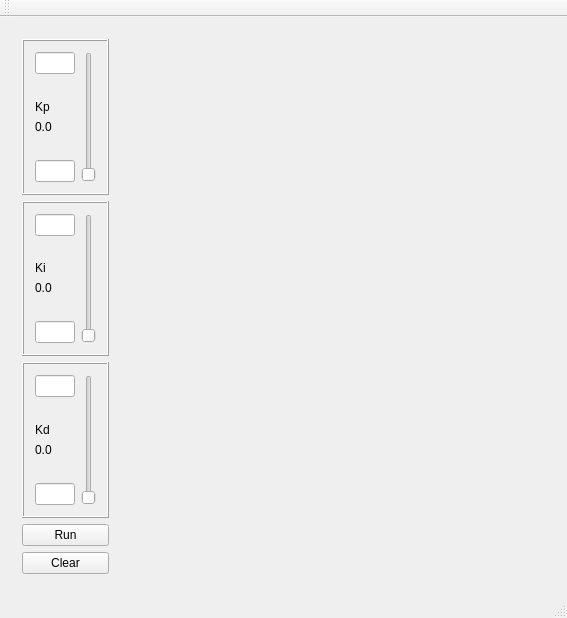
<?xml version="1.0" encoding="UTF-8"?>
<ui version="4.0">
 <class>MainWindow</class>
 <widget class="QMainWindow" name="MainWindow">
  <property name="geometry">
   <rect>
    <x>0</x>
    <y>0</y>
    <width>567</width>
    <height>618</height>
   </rect>
  </property>
  <property name="windowTitle">
   <string>MainWindow</string>
  </property>
  <widget class="QWidget" name="centralWidget">
   <layout class="QGridLayout" name="gridLayout">
    <item row="0" column="0">
     <widget class="QWidget" name="widget" native="true">
      <property name="sizePolicy">
       <sizepolicy hsizetype="Minimum" vsizetype="Expanding">
        <horstretch>0</horstretch>
        <verstretch>0</verstretch>
       </sizepolicy>
      </property>
      <layout class="QVBoxLayout" name="verticalLayout_4">
       <item>
        <widget class="QFrame" name="frame_3">
         <property name="frameShape">
          <enum>QFrame::Box</enum>
         </property>
         <property name="frameShadow">
          <enum>QFrame::Raised</enum>
         </property>
         <layout class="QHBoxLayout" name="horizontalLayout_6">
          <item>
           <layout class="QVBoxLayout" name="verticalLayout">
            <item>
             <widget class="QLineEdit" name="kpHighTb">
              <property name="sizePolicy">
               <sizepolicy hsizetype="Minimum" vsizetype="Fixed">
                <horstretch>0</horstretch>
                <verstretch>0</verstretch>
               </sizepolicy>
              </property>
              <property name="maximumSize">
               <size>
                <width>40</width>
                <height>16777215</height>
               </size>
              </property>
              <property name="maxLength">
               <number>8</number>
              </property>
             </widget>
            </item>
            <item>
             <spacer name="verticalSpacer_3">
              <property name="orientation">
               <enum>Qt::Vertical</enum>
              </property>
              <property name="sizeHint" stdset="0">
               <size>
                <width>20</width>
                <height>40</height>
               </size>
              </property>
             </spacer>
            </item>
            <item>
             <layout class="QVBoxLayout" name="verticalLayout_7">
              <item>
               <widget class="QLabel" name="label">
                <property name="sizePolicy">
                 <sizepolicy hsizetype="Minimum" vsizetype="Preferred">
                  <horstretch>0</horstretch>
                  <verstretch>0</verstretch>
                 </sizepolicy>
                </property>
                <property name="text">
                 <string>Kp</string>
                </property>
               </widget>
              </item>
              <item>
               <widget class="QLabel" name="kpLabel">
                <property name="sizePolicy">
                 <sizepolicy hsizetype="Minimum" vsizetype="Preferred">
                  <horstretch>0</horstretch>
                  <verstretch>0</verstretch>
                 </sizepolicy>
                </property>
                <property name="text">
                 <string>0.0</string>
                </property>
               </widget>
              </item>
             </layout>
            </item>
            <item>
             <spacer name="verticalSpacer_4">
              <property name="orientation">
               <enum>Qt::Vertical</enum>
              </property>
              <property name="sizeHint" stdset="0">
               <size>
                <width>20</width>
                <height>40</height>
               </size>
              </property>
             </spacer>
            </item>
            <item>
             <widget class="QLineEdit" name="kpLowTb">
              <property name="sizePolicy">
               <sizepolicy hsizetype="Minimum" vsizetype="Fixed">
                <horstretch>0</horstretch>
                <verstretch>0</verstretch>
               </sizepolicy>
              </property>
              <property name="maximumSize">
               <size>
                <width>40</width>
                <height>16777215</height>
               </size>
              </property>
              <property name="maxLength">
               <number>8</number>
              </property>
             </widget>
            </item>
           </layout>
          </item>
          <item>
           <widget class="QSlider" name="kpSlider">
            <property name="orientation">
             <enum>Qt::Vertical</enum>
            </property>
           </widget>
          </item>
         </layout>
        </widget>
       </item>
       <item>
        <widget class="QFrame" name="frame_2">
         <property name="frameShape">
          <enum>QFrame::Box</enum>
         </property>
         <property name="frameShadow">
          <enum>QFrame::Raised</enum>
         </property>
         <layout class="QHBoxLayout" name="horizontalLayout_4">
          <item>
           <layout class="QVBoxLayout" name="verticalLayout_2">
            <item>
             <widget class="QLineEdit" name="kiHighTb">
              <property name="sizePolicy">
               <sizepolicy hsizetype="Minimum" vsizetype="Fixed">
                <horstretch>0</horstretch>
                <verstretch>0</verstretch>
               </sizepolicy>
              </property>
              <property name="maximumSize">
               <size>
                <width>40</width>
                <height>16777215</height>
               </size>
              </property>
              <property name="maxLength">
               <number>8</number>
              </property>
             </widget>
            </item>
            <item>
             <spacer name="verticalSpacer_5">
              <property name="orientation">
               <enum>Qt::Vertical</enum>
              </property>
              <property name="sizeHint" stdset="0">
               <size>
                <width>20</width>
                <height>40</height>
               </size>
              </property>
             </spacer>
            </item>
            <item>
             <layout class="QVBoxLayout" name="verticalLayout_6">
              <item>
               <widget class="QLabel" name="label_2">
                <property name="sizePolicy">
                 <sizepolicy hsizetype="Minimum" vsizetype="Preferred">
                  <horstretch>0</horstretch>
                  <verstretch>0</verstretch>
                 </sizepolicy>
                </property>
                <property name="text">
                 <string>Ki</string>
                </property>
               </widget>
              </item>
              <item>
               <widget class="QLabel" name="kiLabel">
                <property name="sizePolicy">
                 <sizepolicy hsizetype="Minimum" vsizetype="Preferred">
                  <horstretch>0</horstretch>
                  <verstretch>0</verstretch>
                 </sizepolicy>
                </property>
                <property name="text">
                 <string>0.0</string>
                </property>
               </widget>
              </item>
             </layout>
            </item>
            <item>
             <spacer name="verticalSpacer_6">
              <property name="orientation">
               <enum>Qt::Vertical</enum>
              </property>
              <property name="sizeHint" stdset="0">
               <size>
                <width>20</width>
                <height>40</height>
               </size>
              </property>
             </spacer>
            </item>
            <item>
             <widget class="QLineEdit" name="kiLowTb">
              <property name="sizePolicy">
               <sizepolicy hsizetype="Minimum" vsizetype="Fixed">
                <horstretch>0</horstretch>
                <verstretch>0</verstretch>
               </sizepolicy>
              </property>
              <property name="maximumSize">
               <size>
                <width>40</width>
                <height>16777215</height>
               </size>
              </property>
              <property name="maxLength">
               <number>8</number>
              </property>
             </widget>
            </item>
           </layout>
          </item>
          <item>
           <widget class="QSlider" name="kiSlider">
            <property name="orientation">
             <enum>Qt::Vertical</enum>
            </property>
           </widget>
          </item>
         </layout>
        </widget>
       </item>
       <item>
        <widget class="QFrame" name="frame">
         <property name="frameShape">
          <enum>QFrame::Box</enum>
         </property>
         <property name="frameShadow">
          <enum>QFrame::Raised</enum>
         </property>
         <layout class="QHBoxLayout" name="horizontalLayout_5">
          <item>
           <layout class="QVBoxLayout" name="verticalLayout_3">
            <item>
             <widget class="QLineEdit" name="kdHighTb">
              <property name="sizePolicy">
               <sizepolicy hsizetype="Minimum" vsizetype="Fixed">
                <horstretch>0</horstretch>
                <verstretch>0</verstretch>
               </sizepolicy>
              </property>
              <property name="maximumSize">
               <size>
                <width>40</width>
                <height>16777215</height>
               </size>
              </property>
              <property name="maxLength">
               <number>8</number>
              </property>
             </widget>
            </item>
            <item>
             <spacer name="verticalSpacer">
              <property name="orientation">
               <enum>Qt::Vertical</enum>
              </property>
              <property name="sizeHint" stdset="0">
               <size>
                <width>20</width>
                <height>40</height>
               </size>
              </property>
             </spacer>
            </item>
            <item>
             <layout class="QVBoxLayout" name="verticalLayout_5">
              <item>
               <widget class="QLabel" name="label_3">
                <property name="sizePolicy">
                 <sizepolicy hsizetype="Minimum" vsizetype="Preferred">
                  <horstretch>0</horstretch>
                  <verstretch>0</verstretch>
                 </sizepolicy>
                </property>
                <property name="text">
                 <string>Kd</string>
                </property>
               </widget>
              </item>
              <item>
               <widget class="QLabel" name="kdLabel">
                <property name="sizePolicy">
                 <sizepolicy hsizetype="Minimum" vsizetype="Preferred">
                  <horstretch>0</horstretch>
                  <verstretch>0</verstretch>
                 </sizepolicy>
                </property>
                <property name="text">
                 <string>0.0</string>
                </property>
               </widget>
              </item>
             </layout>
            </item>
            <item>
             <spacer name="verticalSpacer_2">
              <property name="orientation">
               <enum>Qt::Vertical</enum>
              </property>
              <property name="sizeHint" stdset="0">
               <size>
                <width>20</width>
                <height>40</height>
               </size>
              </property>
             </spacer>
            </item>
            <item>
             <widget class="QLineEdit" name="kdLowTb">
              <property name="sizePolicy">
               <sizepolicy hsizetype="Minimum" vsizetype="Fixed">
                <horstretch>0</horstretch>
                <verstretch>0</verstretch>
               </sizepolicy>
              </property>
              <property name="maximumSize">
               <size>
                <width>40</width>
                <height>16777215</height>
               </size>
              </property>
              <property name="maxLength">
               <number>16</number>
              </property>
             </widget>
            </item>
           </layout>
          </item>
          <item>
           <widget class="QSlider" name="kdSlider">
            <property name="orientation">
             <enum>Qt::Vertical</enum>
            </property>
           </widget>
          </item>
         </layout>
        </widget>
       </item>
       <item>
        <widget class="QPushButton" name="runPb">
         <property name="text">
          <string>Run</string>
         </property>
        </widget>
       </item>
       <item>
        <widget class="QPushButton" name="clearPb">
         <property name="text">
          <string>Clear</string>
         </property>
        </widget>
       </item>
      </layout>
     </widget>
    </item>
    <item row="0" column="1">
     <widget class="KPlotWidget" name="plotWidget">
      <property name="sizePolicy">
       <sizepolicy hsizetype="Expanding" vsizetype="Expanding">
        <horstretch>0</horstretch>
        <verstretch>0</verstretch>
       </sizepolicy>
      </property>
     </widget>
    </item>
   </layout>
  </widget>
  <widget class="QMenuBar" name="menuBar">
   <property name="geometry">
    <rect>
     <x>0</x>
     <y>0</y>
     <width>567</width>
     <height>19</height>
    </rect>
   </property>
  </widget>
  <widget class="QToolBar" name="mainToolBar">
   <attribute name="toolBarArea">
    <enum>TopToolBarArea</enum>
   </attribute>
   <attribute name="toolBarBreak">
    <bool>false</bool>
   </attribute>
  </widget>
  <widget class="QStatusBar" name="statusBar"/>
 </widget>
 <layoutdefault spacing="6" margin="11"/>
 <customwidgets>
  <customwidget>
   <class>KPlotWidget</class>
   <extends>QFrame</extends>
   <header>kplotwidget.h</header>
  </customwidget>
 </customwidgets>
 <resources/>
 <connections>
  <connection>
   <sender>kdSlider</sender>
   <signal>valueChanged(int)</signal>
   <receiver>kdLabel</receiver>
   <slot>setNum(int)</slot>
   <hints>
    <hint type="sourcelabel">
     <x>99</x>
     <y>540</y>
    </hint>
    <hint type="destinationlabel">
     <x>58</x>
     <y>501</y>
    </hint>
   </hints>
  </connection>
  <connection>
   <sender>kiSlider</sender>
   <signal>valueChanged(int)</signal>
   <receiver>kiLabel</receiver>
   <slot>setNum(int)</slot>
   <hints>
    <hint type="sourcelabel">
     <x>97</x>
     <y>321</y>
    </hint>
    <hint type="destinationlabel">
     <x>68</x>
     <y>320</y>
    </hint>
   </hints>
  </connection>
  <connection>
   <sender>kpSlider</sender>
   <signal>valueChanged(int)</signal>
   <receiver>kpLabel</receiver>
   <slot>setNum(int)</slot>
   <hints>
    <hint type="sourcelabel">
     <x>98</x>
     <y>150</y>
    </hint>
    <hint type="destinationlabel">
     <x>74</x>
     <y>128</y>
    </hint>
   </hints>
  </connection>
 </connections>
</ui>
